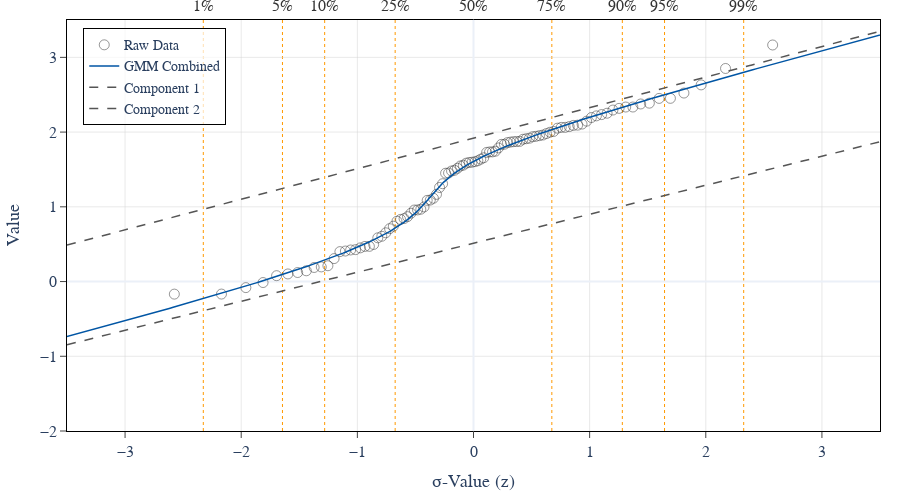

Notebook code cell kept with this figure:
### Code cell
import numpy as np
from scipy.stats import norm
import pyco2stats as PyCO2
from pyco2stats.visualize_plotly import Visualize_Plotly
import plotly.graph_objects as go
import plotly.io as pio

# ── 2) Base Figure ──────────────────────────────────────────────────
fig = go.Figure()

# Raw data as semi‐transparent circles
Visualize_Plotly.pp_raw_data(
    raw_data=my_sample.flatten(),
    fig=fig,
    marker_kwargs={
        'marker': {'size':10, 'color':'#333333', 'symbol':'circle-open'},
        'opacity':0.5
    }
)

# Combined GMM curve
Visualize_Plotly.pp_combined_population(
    means=skEM_mu, stds=skEM_std, weights=skEM_w,
    fig=fig,
    line_kwargs={'color':'#0055A4', 'width':1.5}
)

# Individual components
Visualize_Plotly.pp_single_populations(
    means=skEM_mu, stds=skEM_std,
    fig=fig,
    line_kwargs={'dash':'dash', 'width':1.5, 'color':'#555555'}
)

# ── 3) Axis Limits & Styling ───────────────────────────────────────
X_MIN, X_MAX = -3.5, 3.5
Y_MIN, Y_MAX = -2.0,  3.5

fig.update_xaxes(
    range=[X_MIN, X_MAX],
    title_text='σ-Value (z)',
    title_font=dict(size=18),
    tickfont=dict(size=16),
    showline=True, linecolor='black', linewidth=1,
    mirror=True, ticks='outside', ticklen=6
)
fig.update_yaxes(
    range=[Y_MIN, Y_MAX],
    title_text='Value',
    title_font=dict(size=18),
    tickfont=dict(size=16),
    showline=True, linecolor='black', linewidth=1,
    mirror=True, ticks='outside', ticklen=6
)

# light grid
fig.update_xaxes(showgrid=True, gridcolor='lightgray', gridwidth=0.5)
fig.update_yaxes(showgrid=True, gridcolor='lightgray', gridwidth=0.5)

# ── 4) Percentiles ─────────────────────────────────────────────────
Visualize_Plotly.pp_add_percentiles(
    fig=fig,
    percentiles="full",
    line_kwargs={'color':'#FF9900','dash':'dot','width':1},
    label_kwargs={'font':{'size':16,'color':'#333333'},
                  'showarrow':False,'yshift':14},
    y_min=Y_MIN, y_max=Y_MAX
)

# ── 5) Legend ───────────────────────────────────────────────────────
labels = ['Raw Data','GMM Combined','Component 1','Component 2']
for i, nm in enumerate(labels):
    fig.data[i].name      = nm
    fig.data[i].showlegend = True

# hide any extra
for tr in fig.data[len(labels):]:
    tr.showlegend = False

fig.update_layout(
    width=900, height=500,
    template='plotly_white',
    font_family='Times New Roman',
    font_size=18,
    margin=dict(l=60, r=20, t=20, b=60),
    legend=dict(
        x=0.02, y=0.98,
        bordercolor='black', borderwidth=1,
        bgcolor='rgba(255,255,255,0.7)',
        font=dict(size=14)
    )
)

fig.show()

pio.write_image(fig, "Visualize_Sinclair_Plotly.png", width=900, height=500, scale=2)

### Figure 1 — Plotly figure (JSON) as saved in the notebook; plotly's stock layout.template omitted (floating-point values rounded to 4 significant figures; data arrays with more than 128 entries replaced by an {"elided": "..."} marker saying what was removed)
{"data": [{"marker": {"color": "#333333", "opacity": 0.5, "size": 10, "symbol": "circle-open"}, "mode": "markers", "name": "Raw Data", "showlegend": true, "type": "scatter", "x": [-2.576, -2.17, -1.96, -1.812, -1.695, -1.598, -1.514, -1.44, -1.372, -1.311, -1.254, -1.2, -1.15, -1.103, -1.058, -1.015, -0.9741, -0.9346, -0.8965, -0.8596, -0.8239, -0.7892, -0.7554, -0.7225, -0.6903, -0.6588, -0.628, -0.5978, -0.5681, -0.5388, -0.5101, -0.4817, -0.4538, -0.4261, -0.3989, -0.3719, -0.3451, -0.3186, -0.2924, -0.2663, -0.2404, -0.2147, -0.1891, -0.1637, -0.1383, -0.113, -0.08784, -0.06271, -0.03761, -0.01253, 0.01253, 0.03761, 0.06271, 0.08784, 0.113, 0.1383, 0.1637, 0.1891, 0.2147, 0.2404, 0.2663, 0.2924, 0.3186, 0.3451, 0.3719, 0.3989, 0.4261, 0.4538, 0.4817, 0.5101, 0.5388, 0.5681, 0.5978, 0.628, 0.6588, 0.6903, 0.7225, 0.7554, 0.7892, 0.8239, 0.8596, 0.8965, 0.9346, 0.9741, 1.015, 1.058, 1.103, 1.15, 1.2, 1.254, 1.311, 1.372, 1.44, 1.514, 1.598, 1.695, 1.812, 1.96, 2.17, 2.576], "y": [-0.1683, -0.1676, -0.08131, -0.01326, 0.07861, 0.1017, 0.1209, 0.1441, 0.1882, 0.1959, 0.2117, 0.3071, 0.4004, 0.4082, 0.4226, 0.427, 0.4508, 0.4701, 0.471, 0.4966, 0.5852, 0.606, 0.6522, 0.7075, 0.7405, 0.8076, 0.8312, 0.8426, 0.8684, 0.9141, 0.9573, 0.9585, 0.9679, 0.9983, 1.086, 1.09, 1.114, 1.167, 1.259, 1.309, 1.449, 1.453, 1.48, 1.489, 1.516, 1.547, 1.557, 1.584, 1.594, 1.597, 1.604, 1.616, 1.638, 1.656, 1.728, 1.734, 1.735, 1.744, 1.788, 1.836, 1.837, 1.859, 1.866, 1.872, 1.874, 1.876, 1.904, 1.911, 1.918, 1.938, 1.944, 1.953, 1.961, 1.98, 1.998, 2.009, 2.052, 2.063, 2.063, 2.073, 2.089, 2.093, 2.107, 2.146, 2.195, 2.217, 2.234, 2.253, 2.295, 2.317, 2.335, 2.335, 2.376, 2.387, 2.451, 2.452, 2.522, 2.632, 2.851, 3.166]}, {"line": {"color": "#0055A4", "width": 1.5}, "mode": "lines", "name": "GMM Combined", "showlegend": true, "type": "scatter", "x": {"elided": "600 float values"}, "y": {"elided": "600 float values"}}, {"line": {"color": "#555555", "dash": "dash", "width": 1.5}, "mode": "lines", "name": "Component 1", "showlegend": true, "type": "scatter", "x": {"elided": "600 float values"}, "y": {"elided": "600 float values"}}, {"line": {"color": "#555555", "dash": "dash", "width": 1.5}, "mode": "lines", "name": "Component 2", "showlegend": true, "type": "scatter", "x": {"elided": "600 float values"}, "y": {"elided": "600 float values"}}], "layout": {"annotations": [{"font": {"color": "#333333", "size": 16}, "showarrow": false, "text": "1%", "x": -2.326, "xanchor": "center", "y": 3.5, "yshift": 14}, {"font": {"color": "#333333", "size": 16}, "showarrow": false, "text": "5%", "x": -1.645, "xanchor": "center", "y": 3.5, "yshift": 14}, {"font": {"color": "#333333", "size": 16}, "showarrow": false, "text": "10%", "x": -1.282, "xanchor": "center", "y": 3.5, "yshift": 14}, {"font": {"color": "#333333", "size": 16}, "showarrow": false, "text": "25%", "x": -0.6745, "xanchor": "center", "y": 3.5, "yshift": 14}, {"font": {"color": "#333333", "size": 16}, "showarrow": false, "text": "50%", "x": 0, "xanchor": "center", "y": 3.5, "yshift": 14}, {"font": {"color": "#333333", "size": 16}, "showarrow": false, "text": "75%", "x": 0.6745, "xanchor": "center", "y": 3.5, "yshift": 14}, {"font": {"color": "#333333", "size": 16}, "showarrow": false, "text": "90%", "x": 1.282, "xanchor": "center", "y": 3.5, "yshift": 14}, {"font": {"color": "#333333", "size": 16}, "showarrow": false, "text": "95%", "x": 1.645, "xanchor": "center", "y": 3.5, "yshift": 14}, {"font": {"color": "#333333", "size": 16}, "showarrow": false, "text": "99%", "x": 2.326, "xanchor": "center", "y": 3.5, "yshift": 14}], "font": {"family": "Times New Roman", "size": 18}, "height": 500, "legend": {"bgcolor": "rgba(255,255,255,0.7)", "bordercolor": "black", "borderwidth": 1, "font": {"size": 14}, "x": 0.02, "y": 0.98}, "margin": {"b": 60, "l": 60, "r": 20, "t": 20}, "shapes": [{"layer": "below", "line": {"color": "#FF9900", "dash": "dot", "width": 1}, "type": "line", "x0": -2.326, "x1": -2.326, "y0": -2, "y1": 3.5}, {"layer": "below", "line": {"color": "#FF9900", "dash": "dot", "width": 1}, "type": "line", "x0": -1.645, "x1": -1.645, "y0": -2, "y1": 3.5}, {"layer": "below", "line": {"color": "#FF9900", "dash": "dot", "width": 1}, "type": "line", "x0": -1.282, "x1": -1.282, "y0": -2, "y1": 3.5}, {"layer": "below", "line": {"color": "#FF9900", "dash": "dot", "width": 1}, "type": "line", "x0": -0.6745, "x1": -0.6745, "y0": -2, "y1": 3.5}, {"layer": "below", "line": {"color": "#FF9900", "dash": "dot", "width": 1}, "type": "line", "x0": 0, "x1": 0, "y0": -2, "y1": 3.5}, {"layer": "below", "line": {"color": "#FF9900", "dash": "dot", "width": 1}, "type": "line", "x0": 0.6745, "x1": 0.6745, "y0": -2, "y1": 3.5}, {"layer": "below", "line": {"color": "#FF9900", "dash": "dot", "width": 1}, "type": "line", "x0": 1.282, "x1": 1.282, "y0": -2, "y1": 3.5}, {"layer": "below", "line": {"color": "#FF9900", "dash": "dot", "width": 1}, "type": "line", "x0": 1.645, "x1": 1.645, "y0": -2, "y1": 3.5}, {"layer": "below", "line": {"color": "#FF9900", "dash": "dot", "width": 1}, "type": "line", "x0": 2.326, "x1": 2.326, "y0": -2, "y1": 3.5}], "width": 900, "xaxis": {"gridcolor": "lightgray", "gridwidth": 0.5, "linecolor": "black", "linewidth": 1, "mirror": true, "range": [-3.5, 3.5], "showgrid": true, "showline": true, "tickfont": {"size": 16}, "ticklen": 6, "ticks": "outside", "title": {"font": {"size": 18}, "text": "σ-Value (z)"}, "type": "linear"}, "yaxis": {"gridcolor": "lightgray", "gridwidth": 0.5, "linecolor": "black", "linewidth": 1, "mirror": true, "range": [-2, 3.5], "showgrid": true, "showline": true, "tickfont": {"size": 16}, "ticklen": 6, "ticks": "outside", "title": {"font": {"size": 18}, "text": "Value"}, "type": "linear"}}}
